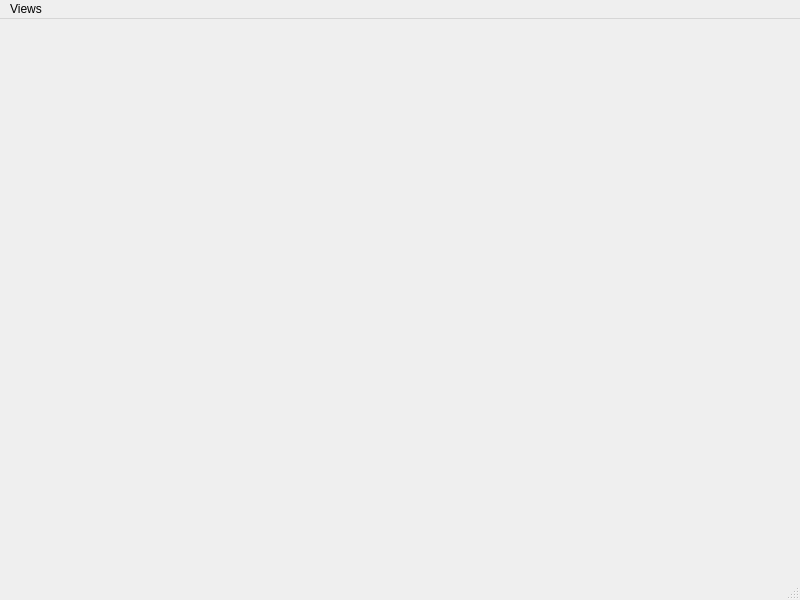
<?xml version="1.0" encoding="UTF-8"?>
<ui version="4.0">
 <class>MainWindow</class>
 <widget class="QMainWindow" name="MainWindow">
  <property name="geometry">
   <rect>
    <x>0</x>
    <y>0</y>
    <width>800</width>
    <height>600</height>
   </rect>
  </property>
  <property name="windowTitle">
   <string>MainWindow</string>
  </property>
  <widget class="QWidget" name="centralwidget"/>
  <widget class="QMenuBar" name="menubar">
   <property name="geometry">
    <rect>
     <x>0</x>
     <y>0</y>
     <width>800</width>
     <height>28</height>
    </rect>
   </property>
   <widget class="QMenu" name="menuViews">
    <property name="title">
     <string>Views</string>
    </property>
   </widget>
   <addaction name="menuViews"/>
  </widget>
  <widget class="QStatusBar" name="statusbar"/>
 </widget>
 <resources/>
 <connections/>
</ui>
